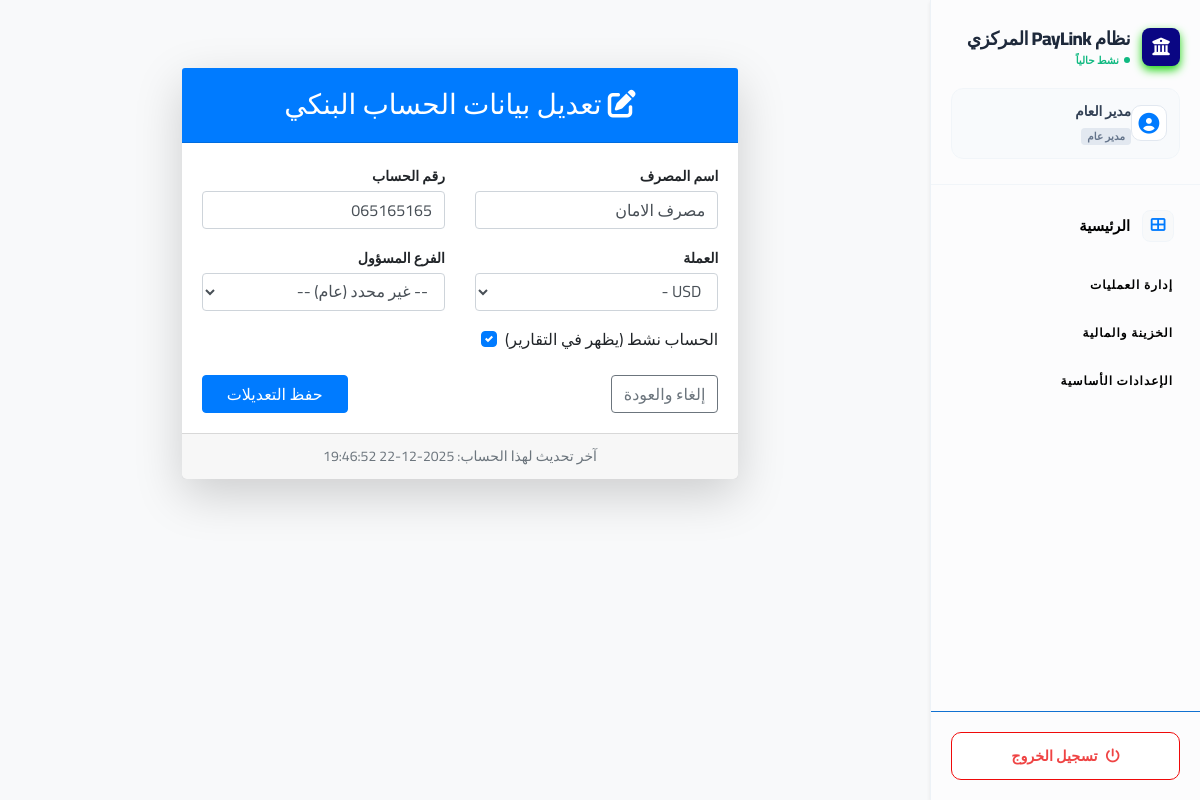
Screenshot of /edit_bank_account.php?id=17 (signed in) with the database file from the repository.
### tables this page shows
CREATE TABLE `company_bank_accounts` (
  `id` int(11) NOT NULL,
  `bank_name` varchar(100) NOT NULL COMMENT 'اسم المصرف',
  `account_number` varchar(50) NOT NULL COMMENT 'رقم الحساب البنكي للشركة',
  `currency_id` int(11) NOT NULL COMMENT 'ربط بجدول currencies لتحديد العملة',
  `branch_id` int(11) DEFAULT 0 COMMENT 'الفرع المسؤول عن هذا الحساب (0 للفرع الرئيسي/الادارة)',
  `current_balance` decimal(15,4) DEFAULT 0.0000 COMMENT 'الرصيد الحالي في هذا الحساب',
  `is_active` tinyint(1) NOT NULL DEFAULT 1,
  `last_updated` timestamp NOT NULL DEFAULT current_timestamp() ON UPDATE current_timestamp()
);

CREATE TABLE `currencies` (
  `id` int(11) NOT NULL,
  `currency_code` varchar(10) NOT NULL,
  `currency_name` varchar(100) NOT NULL,
  `currency_name_ar` varchar(100) NOT NULL,
  `symbol` varchar(10) DEFAULT NULL,
  `is_base_currency` tinyint(1) DEFAULT 0,
  `is_active` tinyint(1) DEFAULT 1,
  `created_at` timestamp NOT NULL DEFAULT current_timestamp(),
  `is_base` tinyint(1) NOT NULL DEFAULT 0
);

### edit_bank_account.php (the view, shortened to what this page needs)
<?php
require_once 'db_connect.php';
$account_id = intval($_GET['id']);
$stmt = $conn->prepare("SELECT * FROM company_bank_accounts WHERE id = ?");
$stmt->bind_param("i", $account_id);
$stmt->execute();
$result = $stmt->get_result();
$account = $result->fetch_assoc();
$currencies = $conn->query("SELECT id, currency_code, currency_name FROM currencies");
include 'header.php';
?>
<div class="container mt-5" dir="rtl">
    <div class="row justify-content-center">
        <div class="col-md-8 text-right">
            <div class="card shadow-lg border-0 rounded-lg">
                <div class="card-header bg-primary text-white text-center">
                    <h3 class="font-weight-light my-2"><i class="fas fa-edit"></i> تعديل بيانات الحساب البنكي</h3>
                </div>
                <div class="card-body">
                    <form method="POST">
                        <div class="row">
                            <div class="col-md-6 mb-3">
                                <label class="small mb-1 font-weight-bold">اسم المصرف</label>
                                <input class="form-control text-right" name="bank_name" type="text" value="<?php echo htmlspecialchars($account['bank_name']); ?>" required>
                            </div>
                            <div class="col-md-6 mb-3">
                                <label class="small mb-1 font-weight-bold">رقم الحساب</label>
                                <input class="form-control text-right" name="account_number" type="text" value="<?php echo htmlspecialchars($account['account_number']); ?>" required>
                            </div>
                        </div>
                        <div class="row">
                            <div class="col-md-6 mb-3">
                                <label class="small mb-1 font-weight-bold">العملة</label>
                                <select class="form-control text-right" name="currency_id" required>
                                    <?php while($curr = $currencies->fetch_assoc()): ?>
                                        <option value="<?php echo $curr['id']; ?>" <?php echo ($curr['id'] == $account['currency_id']) ? 'selected' : ''; ?>>
                                            <?php echo $curr['currency_code'] . " - " . $curr['currency_name']; ?>
                                        </option>
                                    <?php endwhile; ?>
                                </select>
                            </div>
                            <div class="col-md-6 mb-3">
                                <label class="small mb-1 font-weight-bold">الفرع المسؤول</label>
                                <select class="form-control text-right" name="branch_id">
                                    <option value="">-- غير محدد (عام) --</option>
                                </select>
                            </div>
                        </div>
                        <div class="custom-control custom-checkbox mb-4">
                            <label class="custom-control-label" for="isActive">الحساب نشط (يظهر في التقارير)</label>
                        </div>
                        <div class="form-group d-flex align-items-center justify-content-between mt-4 mb-0">
                            <a class="btn btn-outline-secondary" href="company_treasury.php">إلغاء والعودة</a>
                            <button class="btn btn-primary px-4" type="submit" name="update_account">حفظ التعديلات</button>
                        </div>
                    </form>
                </div>
                <div class="card-footer text-center small text-muted">
                    آخر تحديث لهذا الحساب: <?php echo $account['last_updated']; ?>
                </div>
            </div>
        </div>
    </div>
</div>
<?php
include 'footer.php';
?>

### header.php (style rules this page uses)
:root { --light-bg: #f8f9fa; --primary-color: #007bff; }
body { font-family: 'Cairo', sans-serif; background-color: var(--light-bg); margin: 0; padding: 0; text-align: right; direction: rtl; overflow-x: hidden; }

### sidebar.php (style rules this page uses)
:root { --sb-bg: #ffffff90; --sb-accent: #0a0683; --sb-text: #000000; --sb-title: #000000; --sb-hover: #f8fafc; --sb-active-bg: #eff6ff; }

### rows the page displays
company_bank_accounts: bank_name "مصرف الامان", account_number "065165165", currency_id "USD -", last_updated "2025-12-22 19:46:52"

### other values shown
$display_name "نظام PayLink المركزي"
$user_full_name "مدير العام"
$raw_user_role "مدير عام"
__('Dashboard') "الرئيسية"
__('System Management') "إدارة العمليات"
__('Financial Management') "الخزينة والمالية"
__('System Settings') "الإعدادات الأساسية"
__('Logout') "تسجيل الخروج"
